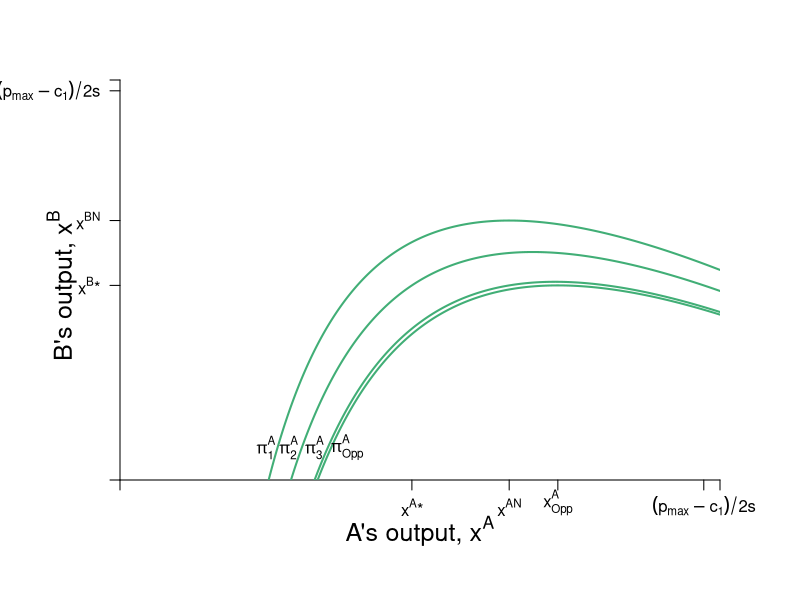

The R source for this figure:
require(shape)
pdf(file = "competitionmarkets/step_by_step_graphs_9/cournot_brfs_profits_step1.pdf", width = 9, height = 7)

#Set parameters for graphics
axislabelsize <- 1.5
graphlinewidth <- 3
segmentlinewidth <- 2

COL <- c("#7fc97f", "#beaed4", "#fdc086", "#ffff99", "#386cb0", "#f0027f", "#bf5b17", "#666666")
COLA <- c("#99d8c9","#66c2a4","#41ae76", "#238b45", "#005824")
COLB <- c("#4eb3d3", "#2b8cbe", "#0868ac","#084081")

par(mar =  c(6, 6, 4, 4))

piA <- function(xa, xb, s = 0.5, pmax = 20, c1 = 2) {
  (pmax - s*xb)*xa - s*(xa)^2 - c1*xa
}

piB <- function(xa, xb, s = 0.5, pmax = 20, c1 = 2) {
  (pmax - s*xa)*xb - s*(xb)^2 - c1*xb
}

brfB <- function(xa, s = 0.5, pmax = 20, c1 = 2) {
  (pmax - c1)/(2*s) - (1/2)*xa
}

brfA <- function(xa, s = 0.5, pmax = 20, c1 = 2) {
  (pmax - c1)/s - 2*xa
}

isoA <- function(xa, s = 0.5, pmax = 20, c1 = 2, piA = 72){
  -(c1*xa - pmax*xa + s*xa^2 + piA)/(s*xa)
}

isoB1 <- function(xa, s = 0.5, pmax = 20, c1 = 2, piB = 72){
  (-sqrt((c1 - pmax + s*xa)^2 - 4*piB*s) - c1 + pmax -s*xa)/(2*s)
}

isoB2 <- function(xa, s = 0.5, pmax = 20, c1 = 2, piB = 72){
  (sqrt((c1 - pmax + s*xa)^2 - 4*piB*s) - c1 + pmax -s*xa)/(2*s)
}


#Input into Wolfram Alpha: solve for x y = 1/b - (0.5*x)/(a*b) - u/(a*b*x)

#solve for y 72 = (p - s*y)*x - s*(x)^2 - c1*x 
#solve for y 72 = (p - s*x)*y - s*(y)^2 - c1*y

xlims <- c(0, 18.5)
ylims <- c(0, 18.5)

npts <- 501 
x <- seq(xlims[1], xlims[2], length.out = npts)
y <- seq(ylims[1], ylims[2], length.out = npts) 
a <- c(72, 81, 90, 91.125)
b <- c(61, 72, 81, 90)

plot(0, 0, xlim = xlims, ylim = ylims, type = "n",
     xlab = expression(paste("")),
     ylab = expression(paste("")), 
     xaxt = "n", 
     yaxt = "n", 
     cex.lab = axislabelsize, 
     bty = "n",
     xaxs="i", 
     yaxs="i")

# ticksy <- seq(from = 0, to = ylims[2], by = 2)
# ylabels <- seq(from = 0, to = ylims[2], by = 2)
# ticksx <- seq(from = 0, to = xlims[2], by = 2)
# xlabels <- seq(from = 0, to = xlims[2], by = 2)
ticksy <- c(0, 9, 12, 18, ylims[2])
ylabels <- c(NA, expression(paste(x^{B},"*")), expression(paste(x^{BN})), expression(paste((p[max] - c[1])/2*s)), NA)
ticksx <- c(0, 9, 12, 13.5, 18, xlims[2])
xlabels <- c(NA, expression(paste(x^{A},"*")), expression(paste(x^{AN})), expression(paste(x[Opp]^{A})), expression(paste( (p[max] - c[1])/2*s )), NA)


axis(1, at = ticksx, pos = 0, labels = xlabels)
axis(2, at = ticksy, pos = 0, labels = ylabels, las = 1)

npts <- 500 
xx1 <- seq(xlims[1], xlims[2], length.out = npts)

#Pareto-improving lens
##xpoly1 <- seq(from = 5.95, to = 12, length.out = 500)
##ypoly1 <- isoA(xpoly1)
##ypoly2 <- isoB1(xpoly1)
##polygon(x = c(xpoly1, rev(xpoly1)), y = c(ypoly1, rev(ypoly2)), col=COL[4], density=NULL, border = NA)

#A's Best Response Curve
##lines(xx1, brfA(xx1, s = 0.5, pmax = 20, c1 = 2), col = COLA[4], lwd = graphlinewidth)
#B's Best Response Curve
##lines(xx1, brfB(xx1, s = 0.5, pmax = 20, c1 = 2), col = COLB[4], lwd = graphlinewidth)

contour(y, x, 
        outer(x, y, piA),
        #labels = c("v1", "v2", "v3"),
        drawlabels = FALSE,
        col = COLA[3],
        #xlab = expression(paste("A's Apples, ", x)),
        #ylab = expression(paste("A's Oranges, ", y)),
        #cex.lab = axislabelsize,
        lwd = segmentlinewidth,
        levels = a, 
        xaxs="i", 
        yaxs="i", 
        add = TRUE) 

mtext(expression(paste("A's output, ", x^A)), side=1, line = 2.5, cex = axislabelsize)
text(-1.8, 9, expression(paste("B's output, ", x^B)), xpd = TRUE, cex = axislabelsize, srt = 90) 

#Add arrows:
#arrows(-0.8, 10, -0.8, 14, xpd = TRUE, length=0.1,angle=40,lwd=3)
#arrows(6.2, -1.7, 9, -1.7, xpd = TRUE, length=0.1,angle=40,lwd=3)


#contour(x, y, 
#        outer(x, y, piB),
#        #labels = c("v1", "v2", "v3"),
#        drawlabels = FALSE,
#        col = COLB[2],
##      #xlab = expression(paste("")),
#        #ylab = expression(paste("")),
#        lwd = segmentlinewidth,
##        levels = b, 
#        add = TRUE
#        #xaxs="i", 
#        #yaxs="i"
#) 


#segments(4.11765, 6.17647, 5.88, 8.88, lty = 1, col = COL[2] , lwd = graphlinewidth)
# text(7.3, 3, expression("Pareto Efficient"))
# text(7.3, 2.4, expression("Curve"))
# Arrows(7.3, 3.5, 7.3, 6.1, col = "black", lty = 1, lwd = 2, arr.type = "triangle", arr.lwd = 0.5)

#Label the iso-welfare functions for the HG, Aisha
text(4.5, 1.5, expression(pi[1]^A))
text(5.2, 1.5, expression(pi[2]^A))
text(6, 1.5, expression(pi[3]^A))
text(7, 1.5, expression(pi[Opp]^A))
#text(6.6, 8.3, expression(u[4]^A))

#Label the indifference curves for the HG, Betty
##text(11.8, 18, expression(pi[Vic]^B))
##text(10.5, 18, expression(pi[1]^B))
##text(9.4, 18, expression(pi[2]^B))
##text(8.4, 18, expression(pi[3]^B))
#text(3.4, 6.9, expression(v[4]^B))

#Label Nash Equilibrium 
###segments(0, 12, 12, 12, lty = 2, col = "gray" , lwd = segmentlinewidth)
###segments(12, 0, 12, 12, lty = 2, col = "gray" , lwd = segmentlinewidth)
###points(12, 12, pch = 16, col = "black", cex = 1.5)
#text(14, 12.4, expression(paste("Nash Equilibrium")))
###text(11.5, 11.5, expression(paste("n")))

#Checking points
#points(5.95, 5.95, pch = 16, col = "black", cex = 1.5)
##segments(8, 10, 10, 8, lty = 1, col = COL[2] , lwd = graphlinewidth)


##text(9, 9.6, expression(paste("i")))
##segments(0, 9, 13.5, 9, lty = 2, col = "gray" , lwd = segmentlinewidth)
##segments(9, 0, 9, 9, lty = 2, col = "gray" , lwd = segmentlinewidth)
##segments(13.5, 0, 13.5, 9, lty = 2, col = "gray" , lwd = segmentlinewidth)
##points(9, 9, pch = 16, col = "black", cex = 1.5)
##points(13.5, 9, pch = 16, col = "black", cex = 1.5)
##text(13.45, 9.6, expression(paste("d")))


###points(10, 8, pch = 16, col = "black", cex = 1.5)
###text(10, 8.6, expression(paste("f")))
###points(8, 10, pch = 16, col = "black", cex = 1.5)
###text(8, 10.6, expression(paste("g")))


# #Annotate Pareto Efficient Curve and relevant points

# points(6, 8, pch = 16, col = "black", cex = 1.5)
# text(6, 8.5, expression(paste("g")))
# 
# points(8, 6, pch = 16, col = "black", cex = 1.5)
# text(7, 7.5, expression(paste("i")))
# 
# points(7, 7, pch = 16, col = "black", cex = 1.5)
# text(8, 6.5, expression(paste("f")))

#points(5.84, 8.77, pch = 16, col = "black", cex = 1.5)

#A's brf
###text(2, 14, expression(paste("B's best response")))
###text(2, 13.5, expression(paste("function")))
###Arrows(2, 14.3, 2, 16.5, col = "black", lty = 1, lwd = 2, arr.type = "triangle", arr.lwd = 0.5)

#B's brf
###text(16.5, 7, expression(paste("A's best response")))
###text(16.5, 6.5, expression(paste("function")))
###Arrows(16.5, 6, 16.5, 3.75, col = "black", lty = 1, lwd = 2, arr.type = "triangle", arr.lwd = 0.5)


dev.off()
